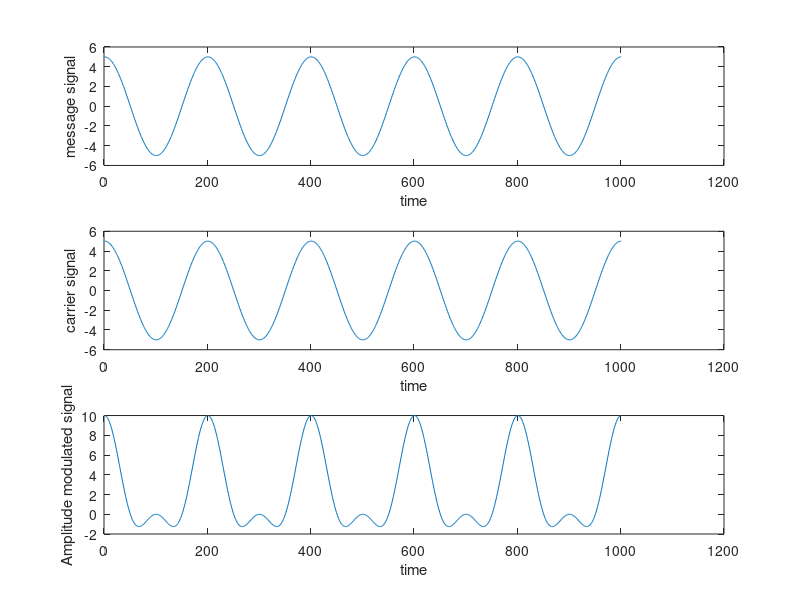

Here is the MATLAB script that generated this plot:
clc;
clear all;
close all;
t=0:.001:1;
Am=input('enter the amplitude of message signal')
Fm=input('enter the frequency of message signal')
m=Am*cos(2*pi*Fm*t);
subplot(3,1,1)
plot(m)
ylabel('message signal')
xlabel('time')
Ac=input('enter the amplitude of carrier signal')
Fc=input('enter the frequency of carrier signal')
c=Ac*cos(2*pi*Fc*t);
subplot(3,1,2)
plot(c)
ylabel('carrier signal')
xlabel('time')
AM=(Ac+m).*cos(2*pi*Fc*t);
subplot(3,1,3)
plot(AM)
ylabel('Amplitude modulated signal')
xlabel('time')

